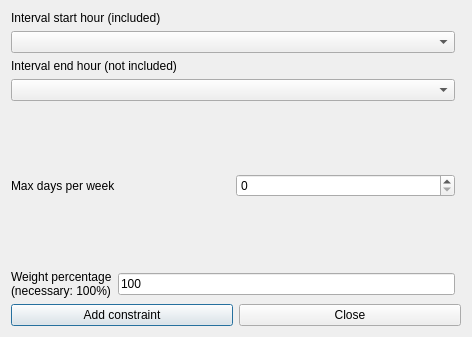
<?xml version="1.0" encoding="UTF-8"?>
<ui version="4.0">
 <class>AddConstraintStudentsMorningIntervalMaxDaysPerWeekForm_template</class>
 <widget class="QDialog" name="AddConstraintStudentsMorningIntervalMaxDaysPerWeekForm_template">
  <property name="geometry">
   <rect>
    <x>0</x>
    <y>0</y>
    <width>472</width>
    <height>337</height>
   </rect>
  </property>
  <property name="windowTitle">
   <string extracomment="This is the title of the dialog to add a new constraint of this type">Add students morning interval max days per week</string>
  </property>
  <layout class="QGridLayout">
   <item row="6" column="0" colspan="2">
    <layout class="QHBoxLayout">
     <item>
      <widget class="QPushButton" name="addConstraintPushButton">
       <property name="text">
        <string>Add constraint</string>
       </property>
      </widget>
     </item>
     <item>
      <widget class="QPushButton" name="closePushButton">
       <property name="text">
        <string>Close</string>
       </property>
      </widget>
     </item>
    </layout>
   </item>
   <item row="5" column="0">
    <layout class="QHBoxLayout">
     <item>
      <widget class="QLabel" name="weightTextLabel">
       <property name="frameShape">
        <enum>QFrame::NoFrame</enum>
       </property>
       <property name="frameShadow">
        <enum>QFrame::Plain</enum>
       </property>
       <property name="text">
        <string>Weight percentage
(necessary: 100%)</string>
       </property>
       <property name="wordWrap">
        <bool>false</bool>
       </property>
      </widget>
     </item>
     <item>
      <widget class="QLineEdit" name="weightLineEdit">
       <property name="text">
        <string notr="true">100</string>
       </property>
      </widget>
     </item>
    </layout>
   </item>
   <item row="4" column="0">
    <spacer name="spacer1">
     <property name="orientation">
      <enum>Qt::Vertical</enum>
     </property>
     <property name="sizeType">
      <enum>QSizePolicy::Expanding</enum>
     </property>
     <property name="sizeHint" stdset="0">
      <size>
       <width>20</width>
       <height>31</height>
      </size>
     </property>
    </spacer>
   </item>
   <item row="3" column="0">
    <layout class="QHBoxLayout">
     <item>
      <widget class="QLabel" name="maxDaysTextLabel">
       <property name="frameShape">
        <enum>QFrame::NoFrame</enum>
       </property>
       <property name="frameShadow">
        <enum>QFrame::Plain</enum>
       </property>
       <property name="text">
        <string>Max days per week</string>
       </property>
       <property name="wordWrap">
        <bool>false</bool>
       </property>
      </widget>
     </item>
     <item>
      <widget class="QSpinBox" name="maxDaysSpinBox"/>
     </item>
    </layout>
   </item>
   <item row="2" column="0">
    <spacer name="spacer1_2">
     <property name="orientation">
      <enum>Qt::Vertical</enum>
     </property>
     <property name="sizeType">
      <enum>QSizePolicy::Expanding</enum>
     </property>
     <property name="sizeHint" stdset="0">
      <size>
       <width>20</width>
       <height>31</height>
      </size>
     </property>
    </spacer>
   </item>
   <item row="1" column="0">
    <layout class="QVBoxLayout">
     <item>
      <widget class="QLabel" name="endTextLabel">
       <property name="frameShape">
        <enum>QFrame::NoFrame</enum>
       </property>
       <property name="frameShadow">
        <enum>QFrame::Plain</enum>
       </property>
       <property name="text">
        <string extracomment="This field refers to a constraint operating on a given hourly interval. The selected start hour of the interval is included (is counted) in the constraint, while the selected end hour of the interval is not included (is not counted) in the constraint.">Interval end hour (not included)</string>
       </property>
       <property name="wordWrap">
        <bool>false</bool>
       </property>
      </widget>
     </item>
     <item>
      <widget class="QComboBox" name="endHourComboBox">
       <property name="editable">
        <bool>false</bool>
       </property>
       <property name="insertPolicy">
        <enum>QComboBox::NoInsert</enum>
       </property>
       <property name="duplicatesEnabled">
        <bool>false</bool>
       </property>
      </widget>
     </item>
    </layout>
   </item>
   <item row="0" column="0">
    <layout class="QVBoxLayout">
     <item>
      <widget class="QLabel" name="startTextLabel">
       <property name="frameShape">
        <enum>QFrame::NoFrame</enum>
       </property>
       <property name="frameShadow">
        <enum>QFrame::Plain</enum>
       </property>
       <property name="text">
        <string extracomment="This field refers to a constraint operating on a given hourly interval. The selected start hour of the interval is included (is counted) in the constraint, while the selected end hour of the interval is not included (is not counted) in the constraint.">Interval start hour (included)</string>
       </property>
       <property name="wordWrap">
        <bool>false</bool>
       </property>
      </widget>
     </item>
     <item>
      <widget class="QComboBox" name="startHourComboBox">
       <property name="editable">
        <bool>false</bool>
       </property>
       <property name="insertPolicy">
        <enum>QComboBox::NoInsert</enum>
       </property>
       <property name="duplicatesEnabled">
        <bool>false</bool>
       </property>
      </widget>
     </item>
    </layout>
   </item>
  </layout>
 </widget>
 <layoutdefault spacing="6" margin="11"/>
 <resources/>
 <connections/>
</ui>
